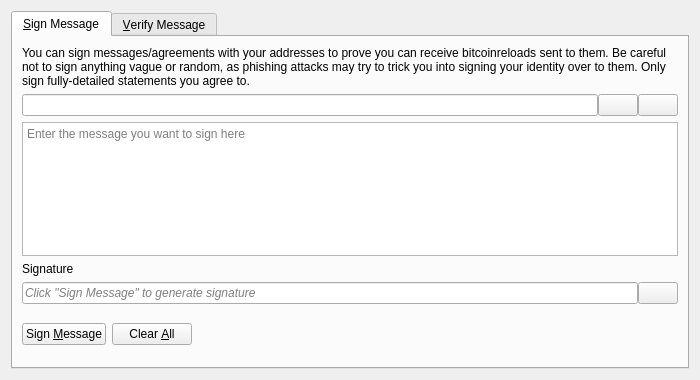
<?xml version="1.0" encoding="UTF-8"?>
<ui version="4.0">
 <class>SignVerifyMessageDialog</class>
 <widget class="QDialog" name="SignVerifyMessageDialog">
  <property name="geometry">
   <rect>
    <x>0</x>
    <y>0</y>
    <width>700</width>
    <height>380</height>
   </rect>
  </property>
  <property name="windowTitle">
   <string>Signatures - Sign / Verify a Message</string>
  </property>
  <property name="modal">
   <bool>true</bool>
  </property>
  <layout class="QVBoxLayout" name="verticalLayout">
   <item>
    <widget class="QTabWidget" name="tabWidget">
     <property name="currentIndex">
      <number>0</number>
     </property>
     <widget class="QWidget" name="tabSignMessage">
      <attribute name="title">
       <string>&amp;Sign Message</string>
      </attribute>
      <layout class="QVBoxLayout" name="verticalLayout_SM">
       <item>
        <widget class="QLabel" name="infoLabel_SM">
         <property name="text">
          <string>You can sign messages/agreements with your addresses to prove you can receive bitcoinreloads sent to them. Be careful not to sign anything vague or random, as phishing attacks may try to trick you into signing your identity over to them. Only sign fully-detailed statements you agree to.</string>
         </property>
         <property name="textFormat">
          <enum>Qt::PlainText</enum>
         </property>
         <property name="wordWrap">
          <bool>true</bool>
         </property>
        </widget>
       </item>
       <item>
        <layout class="QHBoxLayout" name="horizontalLayout_1_SM">
         <property name="spacing">
          <number>0</number>
         </property>
         <item>
          <widget class="QValidatedLineEdit" name="addressIn_SM">
           <property name="toolTip">
            <string>The BitcoinReload address to sign the message with</string>
           </property>
          </widget>
         </item>
         <item>
          <widget class="QPushButton" name="addressBookButton_SM">
           <property name="toolTip">
            <string>Choose previously used address</string>
           </property>
           <property name="text">
            <string/>
           </property>
           <property name="icon">
            <iconset resource="../bitcoinreload.qrc">
             <normaloff>:/icons/address-book</normaloff>:/icons/address-book</iconset>
           </property>
           <property name="shortcut">
            <string>Alt+A</string>
           </property>
           <property name="autoDefault">
            <bool>false</bool>
           </property>
          </widget>
         </item>
         <item>
          <widget class="QPushButton" name="pasteButton_SM">
           <property name="toolTip">
            <string>Paste address from clipboard</string>
           </property>
           <property name="text">
            <string/>
           </property>
           <property name="icon">
            <iconset resource="../bitcoinreload.qrc">
             <normaloff>:/icons/editpaste</normaloff>:/icons/editpaste</iconset>
           </property>
           <property name="shortcut">
            <string>Alt+P</string>
           </property>
           <property name="autoDefault">
            <bool>false</bool>
           </property>
          </widget>
         </item>
        </layout>
       </item>
       <item>
        <widget class="QPlainTextEdit" name="messageIn_SM">
         <property name="toolTip">
          <string>Enter the message you want to sign here</string>
         </property>
         <property name="placeholderText">
          <string>Enter the message you want to sign here</string>
         </property>
        </widget>
       </item>
       <item>
        <widget class="QLabel" name="signatureLabel_SM">
         <property name="text">
          <string>Signature</string>
         </property>
         <property name="textFormat">
          <enum>Qt::PlainText</enum>
         </property>
        </widget>
       </item>
       <item>
        <layout class="QHBoxLayout" name="horizontalLayout_2_SM">
         <property name="spacing">
          <number>0</number>
         </property>
         <item>
          <widget class="QLineEdit" name="signatureOut_SM">
           <property name="placeholderText">
            <string>Click "Sign Message" to generate signature</string>
           </property>
           <property name="font">
            <font>
             <italic>true</italic>
            </font>
           </property>
           <property name="readOnly">
            <bool>true</bool>
           </property>
          </widget>
         </item>
         <item>
          <widget class="QPushButton" name="copySignatureButton_SM">
           <property name="toolTip">
            <string>Copy the current signature to the system clipboard</string>
           </property>
           <property name="text">
            <string/>
           </property>
           <property name="icon">
            <iconset resource="../bitcoinreload.qrc">
             <normaloff>:/icons/editcopy</normaloff>:/icons/editcopy</iconset>
           </property>
           <property name="autoDefault">
            <bool>false</bool>
           </property>
          </widget>
         </item>
        </layout>
       </item>
       <item>
        <layout class="QHBoxLayout" name="horizontalLayout_3_SM">
         <item>
          <widget class="QPushButton" name="signMessageButton_SM">
           <property name="toolTip">
            <string>Sign the message to prove you own this BitcoinReload address</string>
           </property>
           <property name="text">
            <string>Sign &amp;Message</string>
           </property>
           <property name="icon">
            <iconset resource="../bitcoinreload.qrc">
             <normaloff>:/icons/edit</normaloff>:/icons/edit</iconset>
           </property>
           <property name="autoDefault">
            <bool>false</bool>
           </property>
          </widget>
         </item>
         <item>
          <widget class="QPushButton" name="clearButton_SM">
           <property name="toolTip">
            <string>Reset all sign message fields</string>
           </property>
           <property name="text">
            <string>Clear &amp;All</string>
           </property>
           <property name="icon">
            <iconset resource="../bitcoinreload.qrc">
             <normaloff>:/icons/remove</normaloff>:/icons/remove</iconset>
           </property>
           <property name="autoDefault">
            <bool>false</bool>
           </property>
          </widget>
         </item>
         <item>
          <spacer name="horizontalSpacer_1_SM">
           <property name="orientation">
            <enum>Qt::Horizontal</enum>
           </property>
           <property name="sizeHint" stdset="0">
            <size>
             <width>40</width>
             <height>48</height>
            </size>
           </property>
          </spacer>
         </item>
         <item>
          <widget class="QLabel" name="statusLabel_SM">
           <property name="font">
            <font>
             <weight>75</weight>
             <bold>true</bold>
            </font>
           </property>
           <property name="text">
            <string/>
           </property>
           <property name="wordWrap">
            <bool>true</bool>
           </property>
          </widget>
         </item>
         <item>
          <spacer name="horizontalSpacer_2_SM">
           <property name="orientation">
            <enum>Qt::Horizontal</enum>
           </property>
           <property name="sizeHint" stdset="0">
            <size>
             <width>40</width>
             <height>48</height>
            </size>
           </property>
          </spacer>
         </item>
        </layout>
       </item>
      </layout>
     </widget>
     <widget class="QWidget" name="tabVerifyMessage">
      <attribute name="title">
       <string>&amp;Verify Message</string>
      </attribute>
      <layout class="QVBoxLayout" name="verticalLayout_VM">
       <item>
        <widget class="QLabel" name="infoLabel_VM">
         <property name="text">
          <string>Enter the receiver's address, message (ensure you copy line breaks, spaces, tabs, etc. exactly) and signature below to verify the message. Be careful not to read more into the signature than what is in the signed message itself, to avoid being tricked by a man-in-the-middle attack. Note that this only proves the signing party receives with the address, it cannot prove sendership of any transaction!</string>
         </property>
         <property name="textFormat">
          <enum>Qt::PlainText</enum>
         </property>
         <property name="alignment">
          <set>Qt::AlignLeading|Qt::AlignLeft|Qt::AlignTop</set>
         </property>
         <property name="wordWrap">
          <bool>true</bool>
         </property>
        </widget>
       </item>
       <item>
        <layout class="QHBoxLayout" name="horizontalLayout_1_VM">
         <property name="spacing">
          <number>0</number>
         </property>
         <item>
          <widget class="QValidatedLineEdit" name="addressIn_VM">
           <property name="toolTip">
            <string>The BitcoinReload address the message was signed with</string>
           </property>
          </widget>
         </item>
         <item>
          <widget class="QPushButton" name="addressBookButton_VM">
           <property name="toolTip">
            <string>Choose previously used address</string>
           </property>
           <property name="text">
            <string/>
           </property>
           <property name="icon">
            <iconset resource="../bitcoinreload.qrc">
             <normaloff>:/icons/address-book</normaloff>:/icons/address-book</iconset>
           </property>
           <property name="shortcut">
            <string>Alt+A</string>
           </property>
           <property name="autoDefault">
            <bool>false</bool>
           </property>
          </widget>
         </item>
        </layout>
       </item>
       <item>
        <widget class="QPlainTextEdit" name="messageIn_VM">
          <property name="toolTip">
            <string>The signed message to verify</string>
          </property>
          <property name="placeholderText">
            <string>The signed message to verify</string>
          </property>
        </widget>
       </item>
       <item>
        <widget class="QValidatedLineEdit" name="signatureIn_VM">
          <property name="toolTip">
            <string>The signature given when the message was signed</string>
          </property>
          <property name="placeholderText">
            <string>The signature given when the message was signed</string>
          </property>
        </widget>
       </item>
       <item>
        <layout class="QHBoxLayout" name="horizontalLayout_2_VM">
         <item>
          <widget class="QPushButton" name="verifyMessageButton_VM">
           <property name="toolTip">
            <string>Verify the message to ensure it was signed with the specified BitcoinReload address</string>
           </property>
           <property name="text">
            <string>Verify &amp;Message</string>
           </property>
           <property name="icon">
            <iconset resource="../bitcoinreload.qrc">
             <normaloff>:/icons/transaction_0</normaloff>:/icons/transaction_0</iconset>
           </property>
           <property name="autoDefault">
            <bool>false</bool>
           </property>
          </widget>
         </item>
         <item>
          <widget class="QPushButton" name="clearButton_VM">
           <property name="toolTip">
            <string>Reset all verify message fields</string>
           </property>
           <property name="text">
            <string>Clear &amp;All</string>
           </property>
           <property name="icon">
            <iconset resource="../bitcoinreload.qrc">
             <normaloff>:/icons/remove</normaloff>:/icons/remove</iconset>
           </property>
           <property name="autoDefault">
            <bool>false</bool>
           </property>
          </widget>
         </item>
         <item>
          <spacer name="horizontalSpacer_1_VM">
           <property name="orientation">
            <enum>Qt::Horizontal</enum>
           </property>
           <property name="sizeHint" stdset="0">
            <size>
             <width>40</width>
             <height>48</height>
            </size>
           </property>
          </spacer>
         </item>
         <item>
          <widget class="QLabel" name="statusLabel_VM">
           <property name="font">
            <font>
             <weight>75</weight>
             <bold>true</bold>
            </font>
           </property>
           <property name="text">
            <string/>
           </property>
           <property name="wordWrap">
            <bool>true</bool>
           </property>
          </widget>
         </item>
         <item>
          <spacer name="horizontalSpacer_2_VM">
           <property name="orientation">
            <enum>Qt::Horizontal</enum>
           </property>
           <property name="sizeHint" stdset="0">
            <size>
             <width>40</width>
             <height>48</height>
            </size>
           </property>
          </spacer>
         </item>
        </layout>
       </item>
      </layout>
     </widget>
    </widget>
   </item>
  </layout>
 </widget>
 <customwidgets>
  <customwidget>
   <class>QValidatedLineEdit</class>
   <extends>QLineEdit</extends>
   <header>qt/qvalidatedlineedit.h</header>
  </customwidget>
 </customwidgets>
 <resources>
  <include location="../bitcoinreload.qrc"/>
 </resources>
 <connections/>
</ui>
